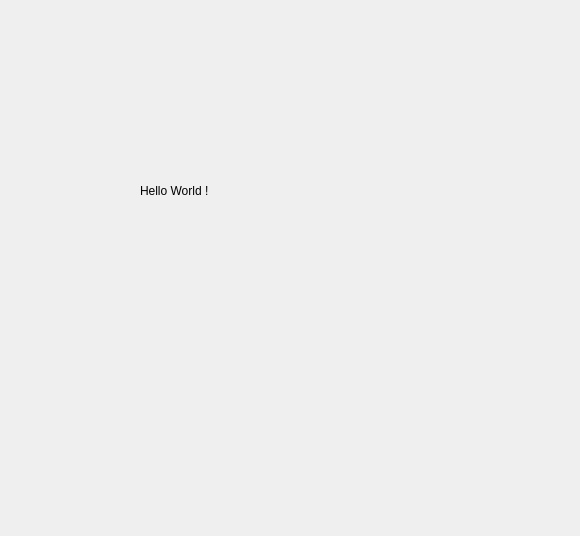
<?xml version="1.0" encoding="UTF-8"?>
<ui version="4.0">
 <class>VtkViewport</class>
 <widget class="QWidget" name="VtkViewport">
  <property name="geometry">
   <rect>
    <x>0</x>
    <y>0</y>
    <width>580</width>
    <height>536</height>
   </rect>
  </property>
  <property name="windowTitle">
   <string>Form</string>
  </property>
  <widget class="QLabel" name="label">
   <property name="geometry">
    <rect>
     <x>140</x>
     <y>170</y>
     <width>161</width>
     <height>41</height>
    </rect>
   </property>
   <property name="text">
    <string>Hello World !</string>
   </property>
  </widget>
 </widget>
 <resources/>
 <connections/>
</ui>
